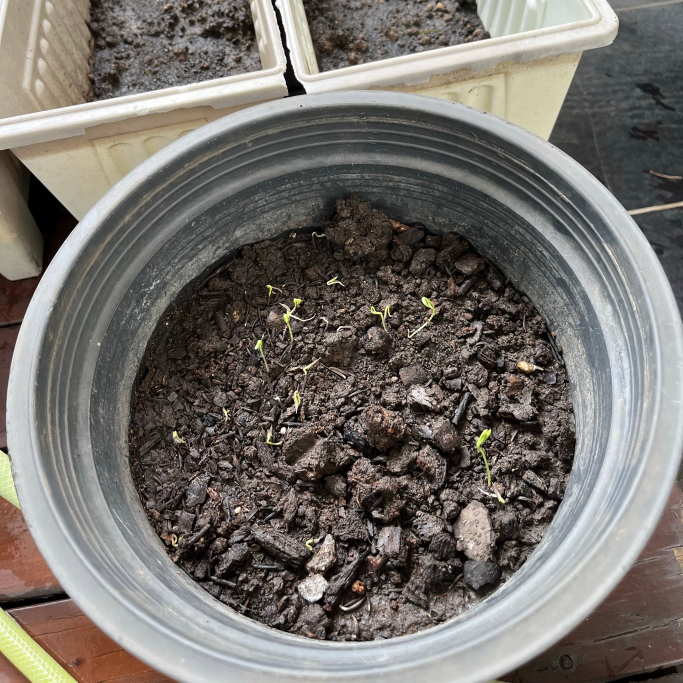
#> input picture backend/storage/originals/54bb1395-4fe7-4337-934e-67eb89c68a7a/04821448-838a-4ca8-8597-c612b002dcdf.jpg, 2048 x 2048 px (shown at 1/3 size)
$ python edge_detection.py ../../../backend/storage/originals/54bb1395-4fe7-4337-934e-67eb89c68a7a/04821448-838a-4ca8-8597-c612b002dcdf.jpg ../../../backend/storage/originals/54bb1395-4fe7-4337-934e-67eb89c68a7a/1057aef7-6b99-43ec-baf5-54c26d8aa654.jpg   (older library calls are emulated)
#> lines starting #> are read from the running program, lines starting #| are printed output that depends on the picture
"""
Multi-Scale Edge Detection
Detects edges at multiple scales: coarse, fine, semantic, and depth-based
"""

import cv2
import numpy as np
from typing import Dict, List, Tuple, Optional


class EdgeDetector:
    """
    Multi-scale edge detection combining:
    - Coarse edges (major features like face outline)
    - Fine edges (wrinkles, expression lines)
    - Semantic edges (region boundaries from segmentation)
    - Depth edges (discontinuities in depth)

    Fuses all edge maps with appropriate weighting for final edge map.
    """

    def __init__(self):
        """Initialize EdgeDetector"""
        print("EdgeDetector initialized successfully")

    def detect_edges_multiscale(
        self,
        image: np.ndarray,
        masks: Optional[Dict[str, np.ndarray]] = None,
        depth_map: Optional[np.ndarray] = None
    ) -> Dict[str, np.ndarray]:
        """
        Detect edges at multiple scales

        Args:
            image: Input image (H, W, 3) BGR format
            masks: Optional dict of segmentation masks
            depth_map: Optional depth map (H, W)

        Returns:
            Dict with:
            - coarse_edges: Major features (face outline, eyes, nose)
            - fine_edges: Expression lines, wrinkles
            - semantic_edges: Region boundaries from segmentation
            - depth_edges: Depth discontinuities
            - fused_edges: Combined edge map
        """
        # 1. Coarse edges (Sobel on grayscale)
        coarse_edges = self.detect_coarse_edges(image)

        # 2. Fine edges (Canny with low threshold)
        fine_edges = self.detect_fine_edges(image)

        # 3. Semantic edges (boundaries from segmentation)
        semantic_edges = None
        if masks is not None:
            semantic_edges = self.extract_semantic_edges(masks)

        # 4. Depth edges (discontinuities in depth)
        depth_edges = None
        if depth_map is not None:
            depth_edges = self.detect_depth_edges(depth_map)

        # 5. Fuse all edge maps
        edge_maps = {
            'coarse': coarse_edges,
            'fine': fine_edges,
        }

        if semantic_edges is not None:
            edge_maps['semantic'] = semantic_edges
        if depth_edges is not None:
            edge_maps['depth'] = depth_edges

        fused_edges = self.fuse_edges(edge_maps)

        return {
            'coarse_edges': coarse_edges,
            'fine_edges': fine_edges,
            'semantic_edges': semantic_edges if semantic_edges is not None else np.zeros_like(coarse_edges),
            'depth_edges': depth_edges if depth_edges is not None else np.zeros_like(coarse_edges),
            'fused_edges': fused_edges
        }

    def detect_coarse_edges(self, image: np.ndarray) -> np.ndarray:
        """
        Detect major edges using Sobel operator

        Args:
            image: Input image (H, W, 3) BGR format

        Returns:
            Binary edge map (H, W) with coarse edges
        """
        # Convert to grayscale
        gray = cv2.cvtColor(image, cv2.COLOR_BGR2GRAY)

        # Apply Gaussian blur to reduce noise
        blurred = cv2.GaussianBlur(gray, (5, 5), 0)

        # Sobel in X and Y directions (larger kernel for coarse edges)
        sobel_x = cv2.Sobel(blurred, cv2.CV_64F, 1, 0, ksize=5)
        sobel_y = cv2.Sobel(blurred, cv2.CV_64F, 0, 1, ksize=5)

        # Compute magnitude
        magnitude = np.sqrt(sobel_x**2 + sobel_y**2)

        # Normalize to 0-255
        magnitude_normalized = cv2.normalize(magnitude, None, 0, 255, cv2.NORM_MINMAX)

        # Threshold to get binary edges
        _, edges = cv2.threshold(magnitude_normalized, 100, 255, cv2.THRESH_BINARY)

        return edges.astype(np.uint8)

    def detect_fine_edges(self, image: np.ndarray) -> np.ndarray:
        """
        Detect fine edges (wrinkles, expression lines) using Canny

        Args:
            image: Input image (H, W, 3) BGR format

        Returns:
            Binary edge map (H, W) with fine edges
        """
        # Convert to grayscale
        gray = cv2.cvtColor(image, cv2.COLOR_BGR2GRAY)

        # Apply slight Gaussian blur
        blurred = cv2.GaussianBlur(gray, (3, 3), 0)

        # Canny with low thresholds to catch subtle edges
        edges = cv2.Canny(blurred, threshold1=30, threshold2=100)

        return edges

    # [27 lines left out: function extract_semantic_edges, not called in this run]

    def detect_depth_edges(self, depth_map: np.ndarray) -> np.ndarray:
        """
        Detect edges from depth discontinuities

        Args:
            depth_map: Depth map (H, W) with values 0-255

        Returns:
            Binary edge map (H, W) with depth discontinuities
        """
        # Apply slight blur to reduce noise
        depth_blurred = cv2.GaussianBlur(depth_map, (3, 3), 0)

        # Sobel on depth map
        sobel_x = cv2.Sobel(depth_blurred, cv2.CV_64F, 1, 0, ksize=3)
        sobel_y = cv2.Sobel(depth_blurred, cv2.CV_64F, 0, 1, ksize=3)

        # Compute magnitude
        magnitude = np.sqrt(sobel_x**2 + sobel_y**2)

        # Normalize
        magnitude_normalized = cv2.normalize(magnitude, None, 0, 255, cv2.NORM_MINMAX)

        # Threshold to get depth discontinuities
        _, edges = cv2.threshold(magnitude_normalized, 80, 255, cv2.THRESH_BINARY)

        return edges.astype(np.uint8)

    def fuse_edges(self, edge_maps: Dict[str, np.ndarray]) -> np.ndarray:
        """
        Combine multiple edge maps with appropriate weighting

        Args:
            edge_maps: Dict of edge maps (type -> binary edge map)
                      Supported types: 'coarse', 'fine', 'semantic', 'depth'

        Returns:
            Fused binary edge map
        """
        # Define weights (higher = more important)
        default_weights = {
            'semantic': 0.4,  # Highest weight (most reliable)
            'depth': 0.3,     # Second highest
            'coarse': 0.2,    # Third
            'fine': 0.1       # Lowest (can be noisy)
        }

        # Get image size from first edge map
        first_map = next(iter(edge_maps.values()))
        fused = np.zeros_like(first_map, dtype=np.float32)

        # Weighted sum
        for edge_type, edge_map in edge_maps.items():
            if edge_map is None:
                continue

            weight = default_weights.get(edge_type, 0.1)
            fused += edge_map.astype(np.float32) * weight

        # Normalize to 0-255
        fused_normalized = cv2.normalize(fused, None, 0, 255, cv2.NORM_MINMAX)

        # Threshold to get binary edges
        _, fused_binary = cv2.threshold(fused_normalized, 127, 255, cv2.THRESH_BINARY)

        # Morphological operations to clean up
        kernel = np.ones((3, 3), np.uint8)
        fused_cleaned = cv2.morphologyEx(fused_binary, cv2.MORPH_CLOSE, kernel)

        return fused_cleaned.astype(np.uint8)

    # [178 lines left out: functions enhance_expression_edges, apply_edge_mask, thin_edges, get_edge_orientation, visualize_edges, validate_edge_quality, not called in this run]


if __name__ == "__main__":
    """Quick test of edge detection"""
    import sys

    if len(sys.argv) < 2:
        print("Usage: python edge_detection.py <image_path> [depth_map_path]")
        sys.exit(1)

    # Load image
    image_path = sys.argv[1]
    image = cv2.imread(image_path)
#> image is the input picture: shape (2048, 2048, 3); mean B, G, R 108, 113.1, 117.5

    if image is None:
        print(f"Error: Could not load image from {image_path}")
        sys.exit(1)

    print(f"Loaded image: {image.shape}")
#| Loaded image: (2048, 2048, 3)

    # Load depth map if provided
    depth_map = None
    if len(sys.argv) > 2:
        depth_path = sys.argv[2]
        depth_map = cv2.imread(depth_path, cv2.IMREAD_GRAYSCALE)
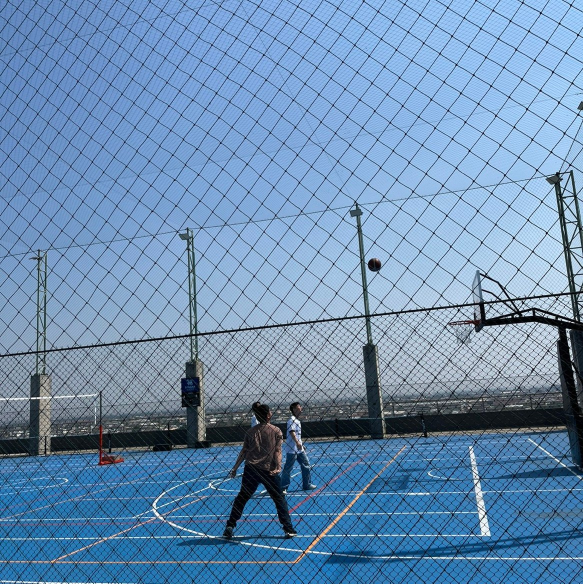
#> input picture backend/storage/originals/54bb1395-4fe7-4337-934e-67eb89c68a7a/1057aef7-6b99-43ec-baf5-54c26d8aa654.jpg, 1166 x 1168 px (shown at 1/2 size)
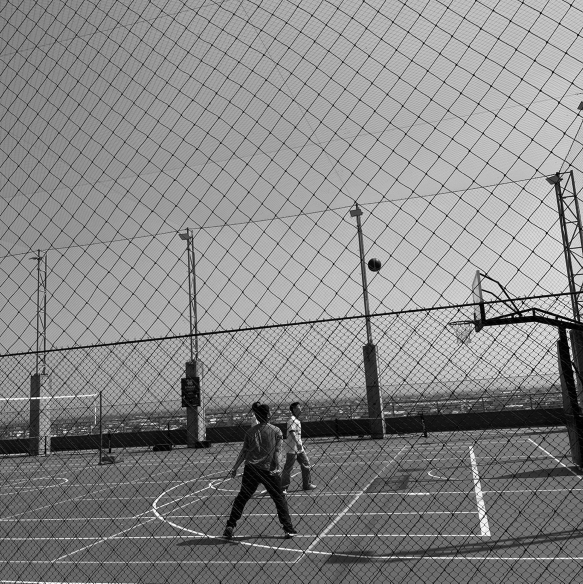
#> depth_map: shape (1168, 1166) (shown at 1/2 size); min 0, max 255, mean 135
        if depth_map is not None:
            print(f"Loaded depth map: {depth_map.shape}")
#| Loaded depth map: (1168, 1166)

    # Initialize edge detector
    detector = EdgeDetector()

    # Detect edges
    print("\nDetecting edges at multiple scales...")
    edge_results = detector.detect_edges_multiscale(image, depth_map=depth_map)
#> in detect_coarse_edges, `_, edges = cv2.threshold(magnitude_normalized, 100, 255, cv2.THRESH_BI..`:
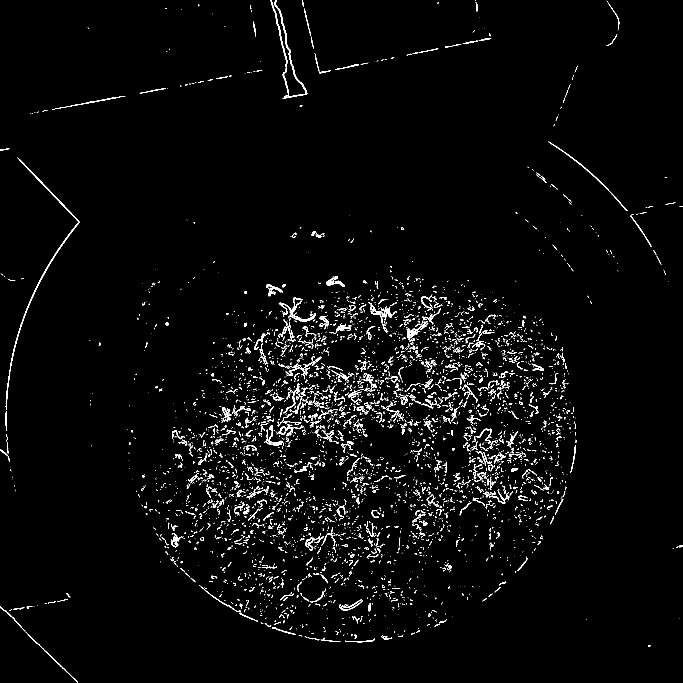
#> edges: shape (2048, 2048) float64 (shown at 1/3 size); 2.1% white in thin lines or dots
#> in detect_coarse_edges, `return edges.astype(np.uint8)`: returned value: shape (2048, 2048); 2.1% white in thin lines or dots
#> in detect_fine_edges, `edges = cv2.Canny(blurred, threshold1=30, threshold2=100)`: edges: shape (2048, 2048); 15.5% white in thin lines or dots
#> in detect_depth_edges, `sobel_y = cv2.Sobel(depth_blurred, cv2.CV_64F, 0, 1, ksize=3)`:
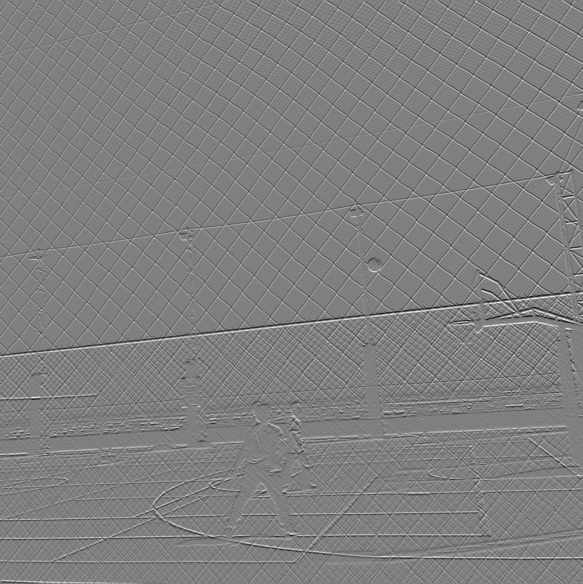
#> sobel_y: shape (1168, 1166) float64 (shown at 1/2 size); min -696, max 692, mean -0.3; drawn with min black and max white
#> in detect_depth_edges, `magnitude = np.sqrt(sobel_x**2 + sobel_y**2)`:
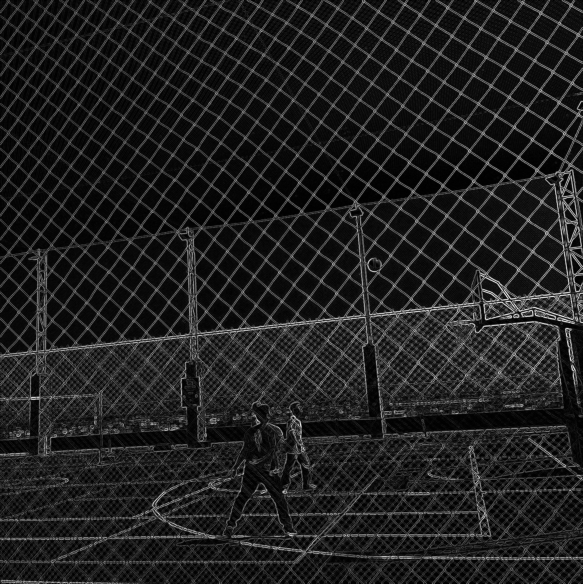
#> magnitude: shape (1168, 1166) float64 (shown at 1/2 size); min 0, max 708.8, mean 89.8; drawn with min black and max white
#> in detect_depth_edges, `_, edges = cv2.threshold(magnitude_normalized, 80, 255, cv2.THRESH_BIN..`:
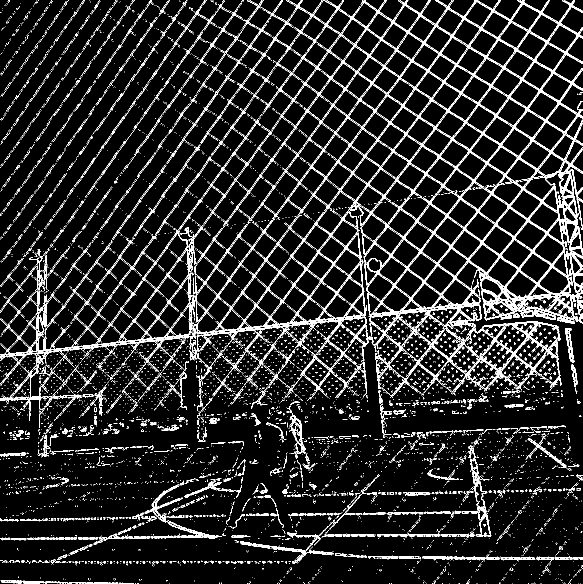
#> edges: shape (1168, 1166) float64 (shown at 1/2 size); 11.1% white in thin lines or dots
#> in detect_depth_edges, `return edges.astype(np.uint8)`: returned value: shape (1168, 1166); 11.1% white in thin lines or dots
#> the loop in fuse_edges, `for edge_type, edge_map in edge_maps.items():` made 3 passes
#> (edge_type, weight) on passes 1 to 3: ('coarse', 0.2), ('fine', 0.1), ('depth', 0.3)
#> pass 2, in fuse_edges, `fused += edge_map.astype(np.float32) * weight`:
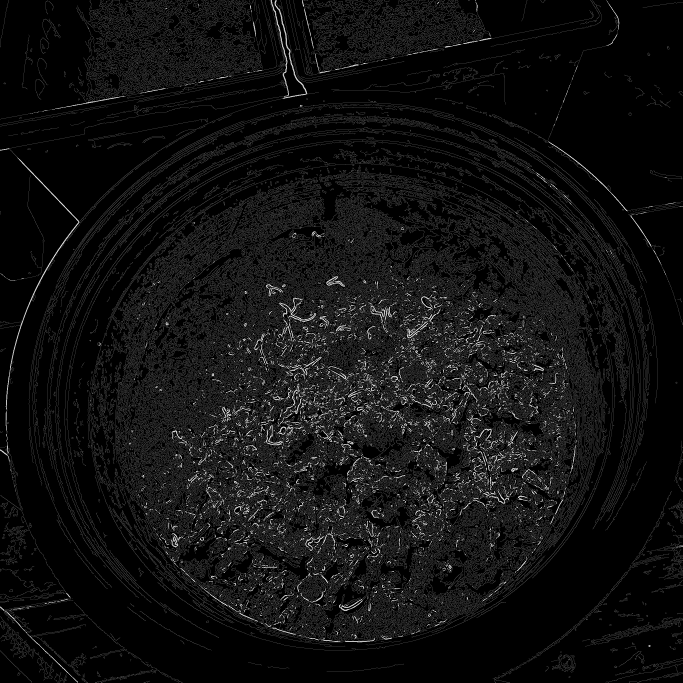
#> fused: shape (2048, 2048) float32 (shown at 1/3 size); min 0, max 76.5, mean 5; drawn with min black and max white
#> (the run stopped early here; a loop or call above may not have finished)
